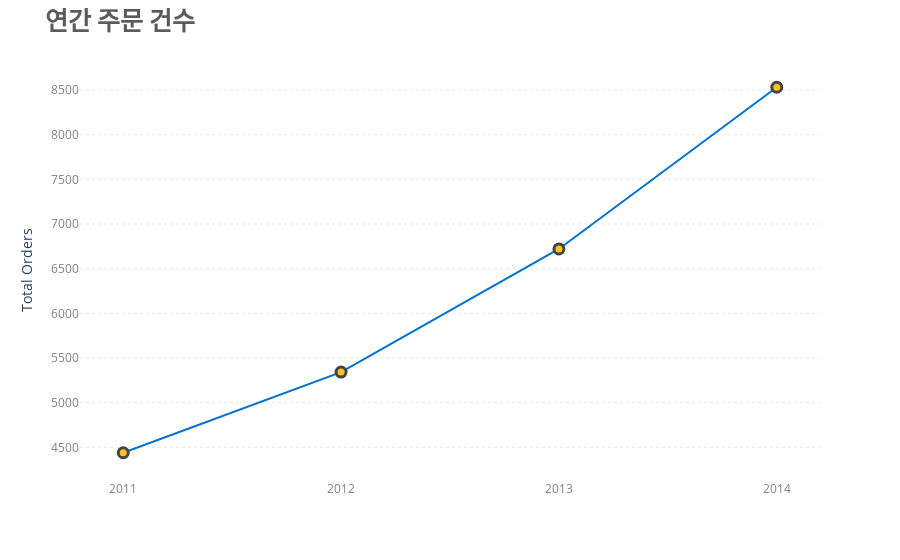

Notebook code cell kept with this figure:
### Code cell
orders_per_year = df.groupby('Year')['Order.ID'].nunique().reset_index()

def Display_order_count_each_year():

    fig4 = px.line(orders_per_year, x='Year', y='Order.ID', color_discrete_sequence=["#0071CE"])


    scatter_trace = go.Scatter(
        x=orders_per_year['Year'],
        y=orders_per_year['Order.ID'],
        mode='markers',
        marker=dict(size=10, color="#FFC220"),
        showlegend=False
    )

    fig4.add_trace(scatter_trace)  
    fig4.update_traces(marker_line_width=3)  

    fig4.update_xaxes(
        tickmode='linear', 
        dtick=1,  
        tickformat="%Y", 
        tickfont=dict(color='gray')  
    )

    fig4.update_layout(
        title_text = "<b>연간 주문 건수</b>",  
        title_font_size = 25,
        title_font_family = "Liberation Serif",
        title_font_color="#5b5b5b",
        xaxis_title = '',  
        yaxis_title = 'Total Orders',  
        plot_bgcolor='white',  
    )

    fig4.update_yaxes(
        showgrid=True, gridwidth=0.5, gridcolor='lightgray',
        griddash='dot', tickfont=dict(color='gray')
    )

    fig4.show()

Display_order_count_each_year()

### Figure 1 — Plotly figure (JSON) as saved in the notebook; plotly's stock layout.template omitted (floating-point values rounded to 4 significant figures)
{"data": [{"hovertemplate": "Year=%{x}<br>Order.ID=%{y}<extra></extra>", "legendgroup": "", "line": {"color": "#0071CE", "dash": "solid"}, "marker": {"line": {"width": 3}, "symbol": "circle"}, "mode": "lines", "name": "", "orientation": "v", "showlegend": false, "type": "scatter", "x": [2011, 2012, 2013, 2014], "xaxis": "x", "y": [4440, 5343, 6721, 8531], "yaxis": "y"}, {"marker": {"color": "#FFC220", "line": {"width": 3}, "size": 10}, "mode": "markers", "showlegend": false, "type": "scatter", "x": [2011, 2012, 2013, 2014], "y": [4440, 5343, 6721, 8531]}], "layout": {"legend": {"tracegroupgap": 0}, "margin": {"t": 60}, "plot_bgcolor": "white", "title": {"font": {"color": "#5b5b5b", "family": "Liberation Serif", "size": 25}, "text": "<b>연간 주문 건수</b>"}, "xaxis": {"anchor": "y", "domain": [0, 1], "dtick": 1, "tickfont": {"color": "gray"}, "tickformat": "%Y", "tickmode": "linear", "title": {"text": ""}}, "yaxis": {"anchor": "x", "domain": [0, 1], "gridcolor": "lightgray", "griddash": "dot", "gridwidth": 0.5, "showgrid": true, "tickfont": {"color": "gray"}, "title": {"text": "Total Orders"}}}}
